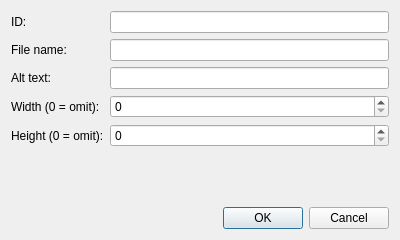
<?xml version="1.0" encoding="UTF-8"?>
<ui version="4.0">
 <class>ShortCodeImageDialog</class>
 <widget class="QDialog" name="ShortCodeImageDialog">
  <property name="geometry">
   <rect>
    <x>0</x>
    <y>0</y>
    <width>400</width>
    <height>240</height>
   </rect>
  </property>
  <property name="windowTitle">
   <string>Insert Image</string>
  </property>
  <layout class="QVBoxLayout" name="verticalLayout">
   <item>
    <layout class="QFormLayout" name="formLayout">
     <item row="0" column="0">
      <widget class="QLabel" name="labelId">
       <property name="text">
        <string>ID:</string>
       </property>
      </widget>
     </item>
     <item row="0" column="1">
      <widget class="QLineEdit" name="lineEditId"/>
     </item>
     <item row="1" column="0">
      <widget class="QLabel" name="labelFileName">
       <property name="text">
        <string>File name:</string>
       </property>
      </widget>
     </item>
     <item row="1" column="1">
      <widget class="QLineEdit" name="lineEditFileName"/>
     </item>
     <item row="2" column="0">
      <widget class="QLabel" name="labelAlt">
       <property name="text">
        <string>Alt text:</string>
       </property>
      </widget>
     </item>
     <item row="2" column="1">
      <widget class="QLineEdit" name="lineEditAlt"/>
     </item>
     <item row="3" column="0">
      <widget class="QLabel" name="labelWidth">
       <property name="text">
        <string>Width (0 = omit):</string>
       </property>
      </widget>
     </item>
     <item row="3" column="1">
      <widget class="QSpinBox" name="spinBoxWidth">
       <property name="maximum">
        <number>99999</number>
       </property>
      </widget>
     </item>
     <item row="4" column="0">
      <widget class="QLabel" name="labelHeight">
       <property name="text">
        <string>Height (0 = omit):</string>
       </property>
      </widget>
     </item>
     <item row="4" column="1">
      <widget class="QSpinBox" name="spinBoxHeight">
       <property name="maximum">
        <number>99999</number>
       </property>
      </widget>
     </item>
    </layout>
   </item>
   <item>
    <widget class="QDialogButtonBox" name="buttonBox">
     <property name="orientation">
      <enum>Qt::Horizontal</enum>
     </property>
     <property name="standardButtons">
      <set>QDialogButtonBox::Cancel|QDialogButtonBox::Ok</set>
     </property>
    </widget>
   </item>
  </layout>
 </widget>
 <resources/>
 <connections>
  <connection>
   <sender>buttonBox</sender>
   <signal>accepted()</signal>
   <receiver>ShortCodeImageDialog</receiver>
   <slot>accept()</slot>
   <hints>
    <hint type="sourcelabel">
     <x>248</x>
     <y>254</y>
    </hint>
    <hint type="destinationlabel">
     <x>157</x>
     <y>274</y>
    </hint>
   </hints>
  </connection>
  <connection>
   <sender>buttonBox</sender>
   <signal>rejected()</signal>
   <receiver>ShortCodeImageDialog</receiver>
   <slot>reject()</slot>
   <hints>
    <hint type="sourcelabel">
     <x>316</x>
     <y>260</y>
    </hint>
    <hint type="destinationlabel">
     <x>286</x>
     <y>274</y>
    </hint>
   </hints>
  </connection>
 </connections>
</ui>
